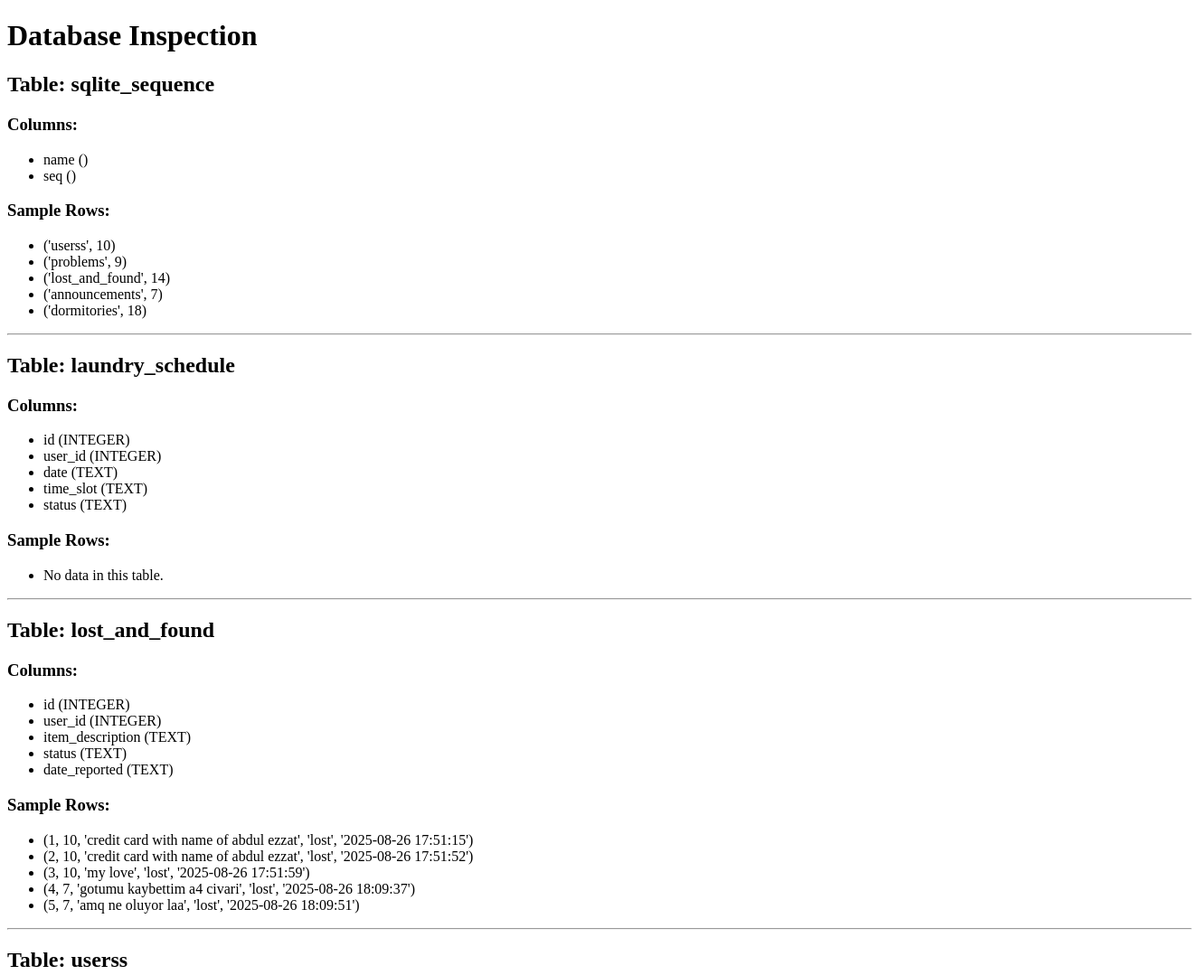
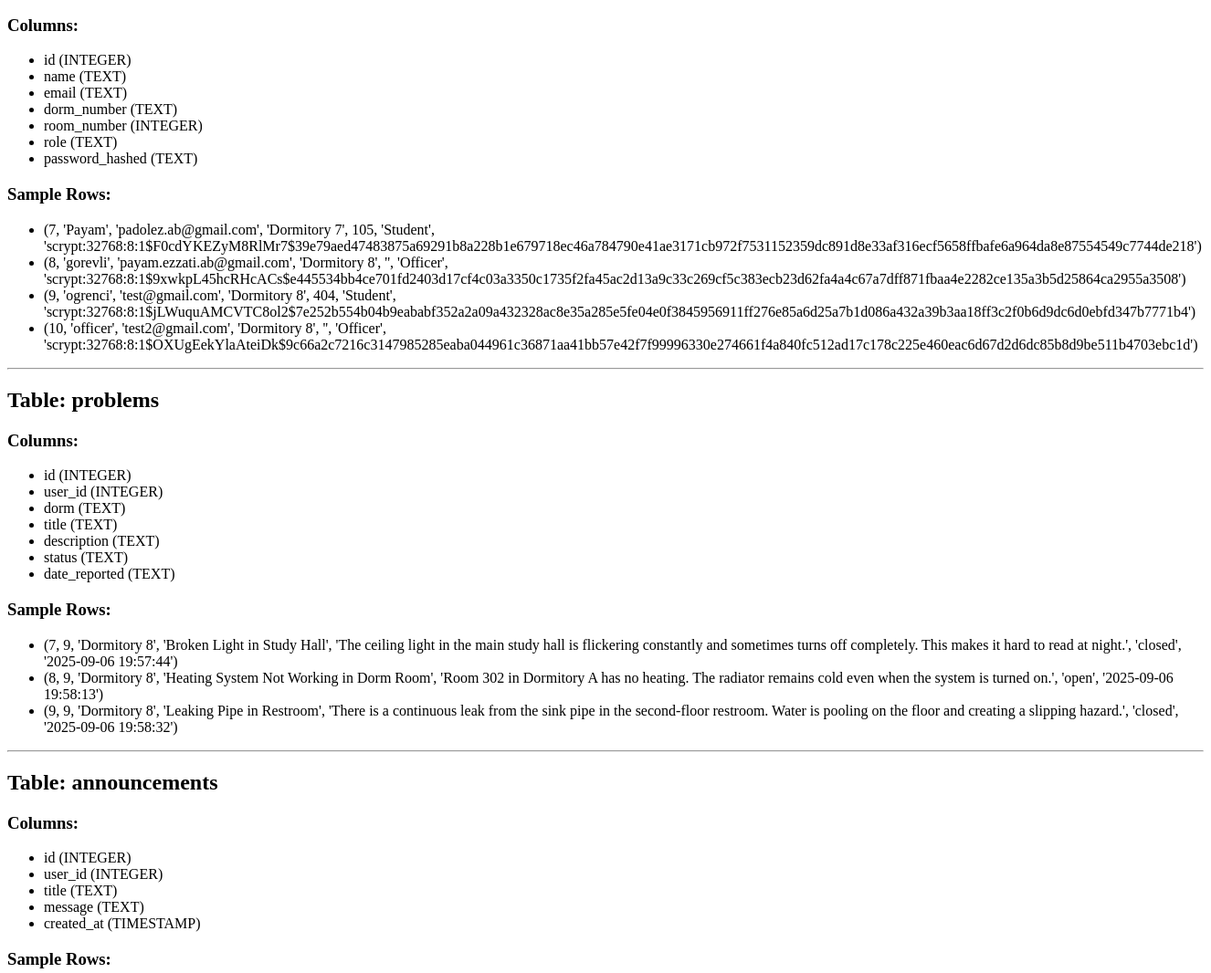
The app's page /inspect (upper part), older data (2 pictures, top to bottom).
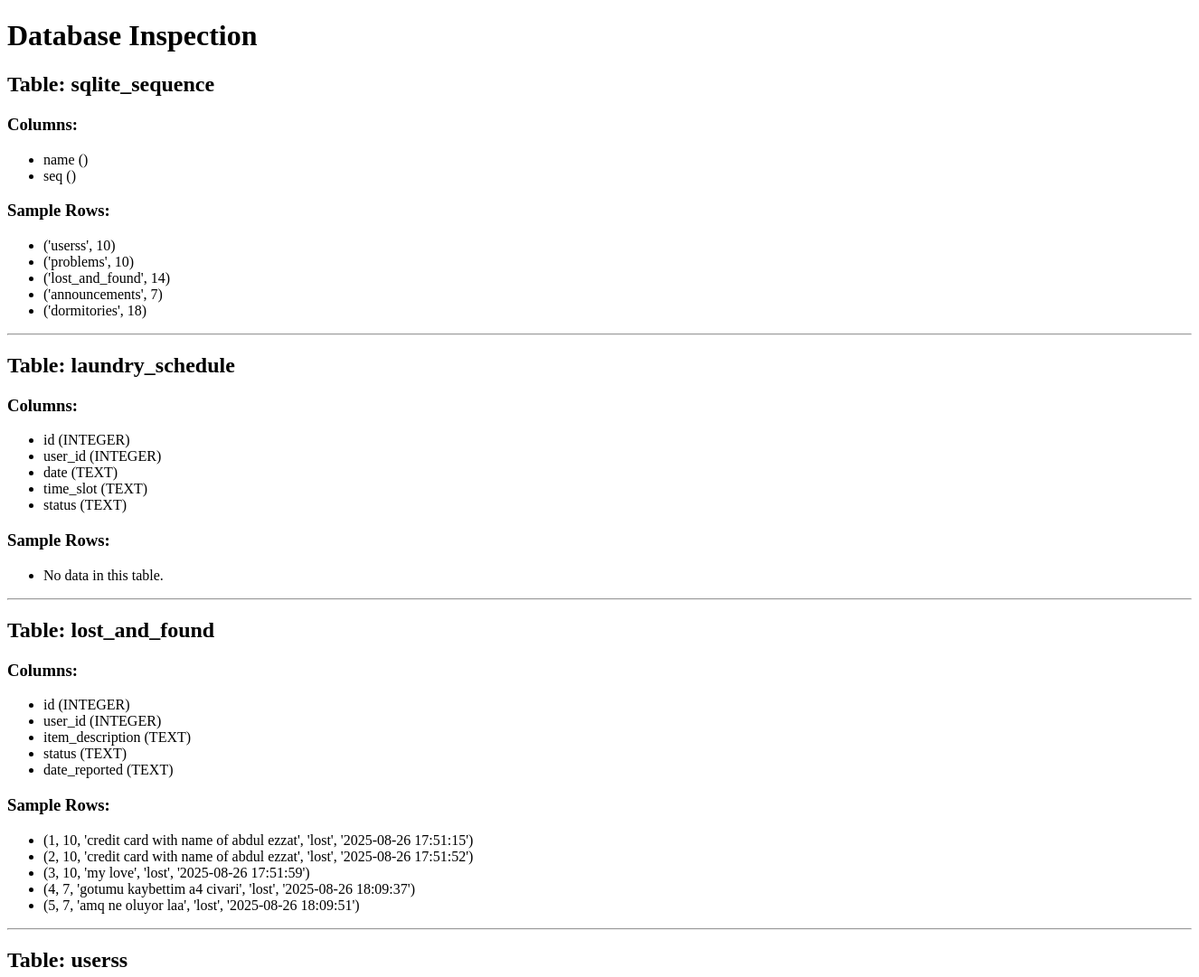
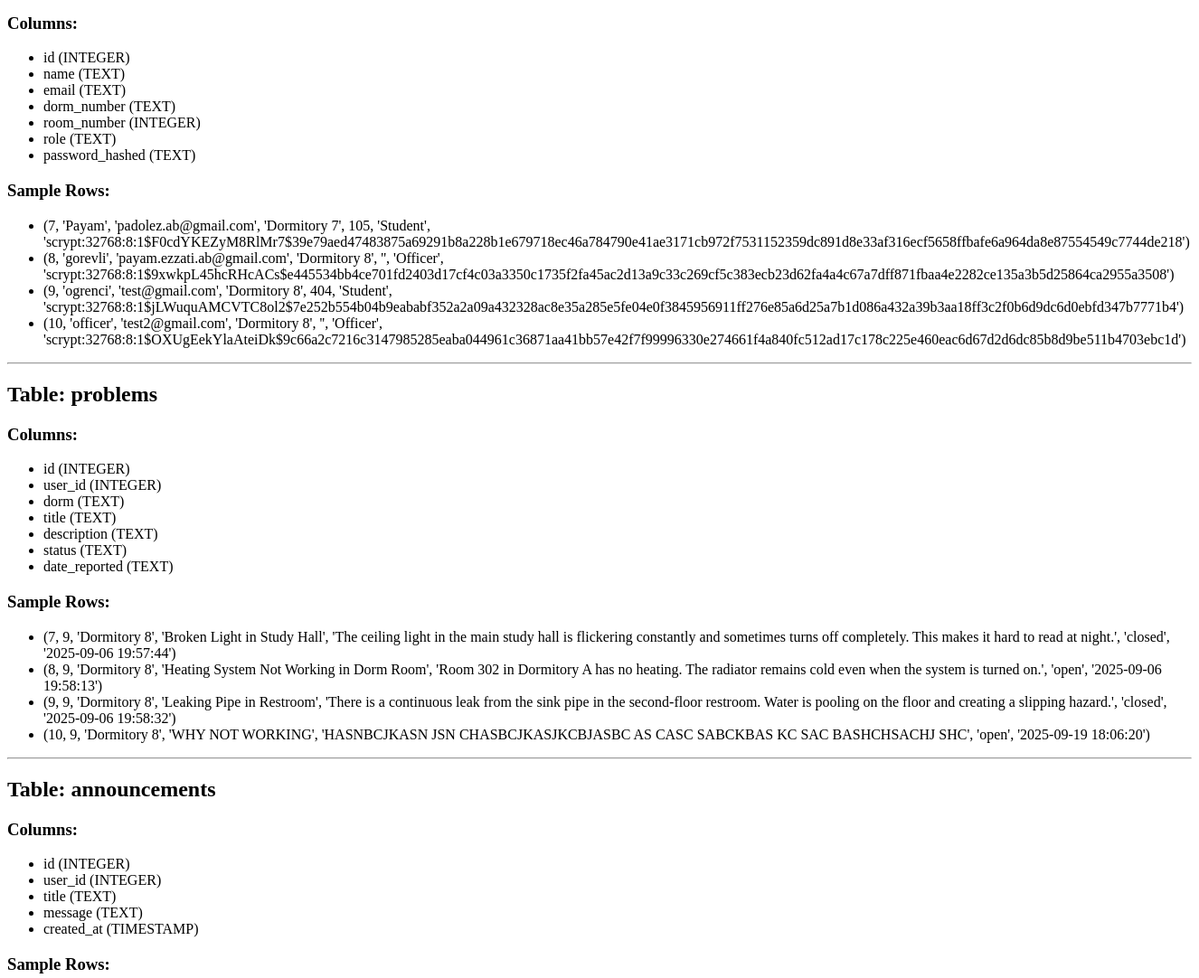
The same page, newer data (2 pictures, top to bottom).
### tables this page shows
CREATE TABLE lost_and_found (
    id INTEGER PRIMARY KEY AUTOINCREMENT,
    user_id INTEGER NOT NULL,
    item_description TEXT NOT NULL,
    status TEXT DEFAULT 'lost',
    date_reported TEXT DEFAULT (datetime('now')),
    FOREIGN KEY (user_id) REFERENCES users(id)
    );

CREATE TABLE userss(
            id INTEGER PRIMARY KEY AUTOINCREMENT,
            name TEXT,
            email TEXT UNIQUE,
            dorm_number TEXT,
            room_number INTEGER,
            role TEXT,
            password_hashed TEXT
        );

CREATE TABLE problems (
    id INTEGER PRIMARY KEY AUTOINCREMENT,
    user_id INTEGER NOT NULL,
    dorm TEXT,
    title TEXT NOT NULL,
    description TEXT NOT NULL,
    status TEXT DEFAULT 'open',
    date_reported TEXT DEFAULT (datetime('now')),
    FOREIGN KEY (user_id) REFERENCES userss(id)
    );

### app.py (the view)
@app.route("/inspect")
def inspect_db():
    conn = sqlite3.connect("dormapp.db")
    cursor = conn.cursor()
    cursor.execute("SELECT name FROM sqlite_master WHERE type='table';")
    tables = cursor.fetchall()
    db_info = []
    for table_tuple in tables:
        table_name = table_tuple[0]
        cursor.execute(f"PRAGMA table_info({table_name});")
        columns = cursor.fetchall()
        cursor.execute(f"SELECT * FROM {table_name} LIMIT 5;")
        rows = cursor.fetchall()
        db_info.append({
            "table": table_name,
            "columns": columns,
            "rows": rows
        })
    conn.close()
    return render_template("inspect.html", db_info=db_info)

### templates/inspect.html (shortened to what this page needs)
<!DOCTYPE html>
<html>
<head>
</head>
<body>
    <h1>Database Inspection</h1>
    {% for table in db_info %}
        <h2>Table: {{ table.table }}</h2>
        <h3>Columns:</h3>
        <ul>
            {% for col in table.columns %}
                <li>{{ col[1] }} ({{ col[2] }})</li>
            {% endfor %}
        </ul>
        <h3>Sample Rows:</h3>
        <ul>
            {% for row in table.rows %}
                <li>{{ row }}</li>
            {% endfor %}
            {% if table.rows|length == 0 %}
                <li>No data in this table.</li>
            {% endif %}
        </ul>
        <hr>
    {% endfor %}
</body>
</html>

Row changes from the older to the newer data that the page shows:
added problems: row "(10, 9, 'Dormitory 8', 'WHY NOT WORKING', 'HASNBCJKASN JSN CHASBCJKASJKCBJASBC AS CASC SABCKBAS KC SAC BASHCHSACHJ SHC', 'open', '2025-09-19 18:06:20')"
Text that changed along with them:
list line gone: "('problems', 9)"
new list line: "('problems', 10)"
